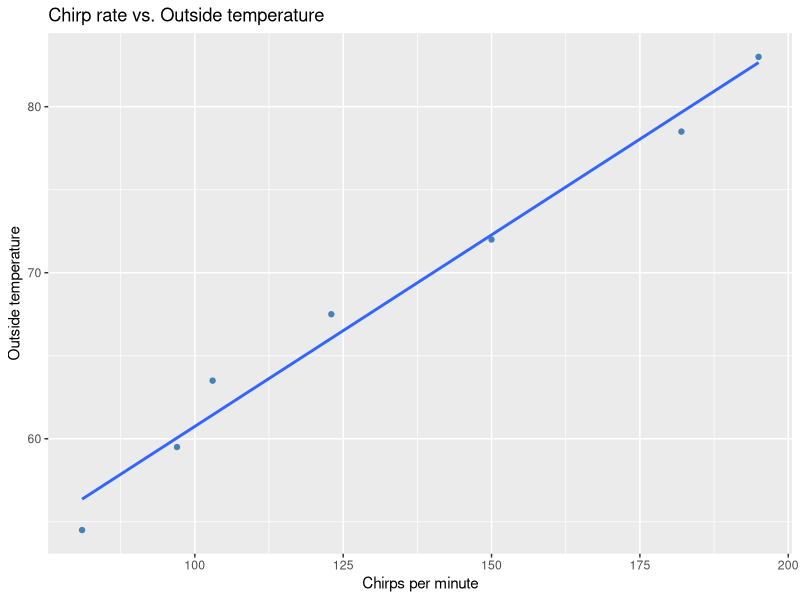

Recreate this plot in R.
# Chapter 3.1

# Create a variable called 
TEMPERATURE <- c(54.5, 59.5, 63.5, 67.5, 72, 78.5, 83.0)

# Create a variable called COST
CHIRPS <- c(81, 97, 103, 123, 150, 182, 195)

CHIRPDATAFRAME <- data.frame(TEMPERATURE, CHIRPS)

library(ggplot2)

ggplot(CHIRPDATAFRAME,
       aes(x = CHIRPS , 
           y = TEMPERATURE )) +
  geom_point(color= "steelblue") +
  geom_smooth(method = "lm", se = FALSE) + 
       labs(x = "Chirps per minute",
       y = "Outside temperature",
       title = "Chirp rate vs. Outside temperature") 

# Create regression model
Model <- lm(TEMPERATURE ~ CHIRPS)

# Look at output
summary(Model)

#######################################################
# Question 
# Create a plot and a regression model for question 1 of Chapter 3.1 slides




